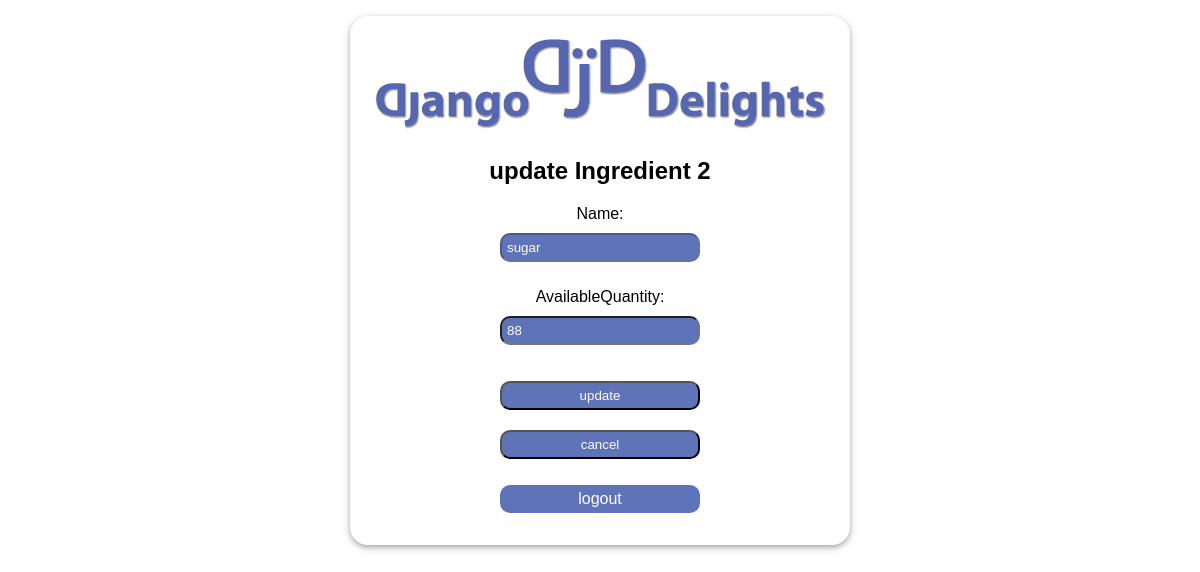
Before: /inventory/2/update/ (signed in) with the older database file.
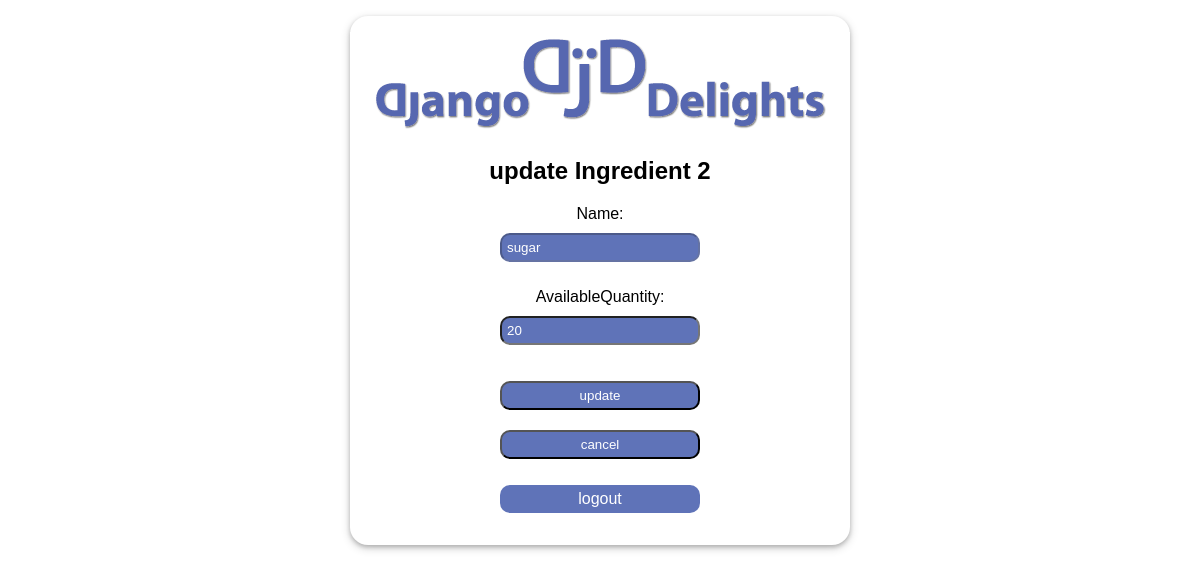
After: the same page with the newer database file.
### inventory/models.py (models this page shows, shortened)
class Ingredient(models.Model):
    OUNCE = 'oz'
    POUND = 'lb'
    UNIT_CHOICES = [
        (OUNCE,'ounce'),
        (POUND, 'pound')
    ]
    name = models.CharField(max_length=20)
    unit = models.CharField(max_length=2, choices=UNIT_CHOICES, default="oz")
    availableQuantity = models.IntegerField(default=10)
    unitPrice = models.DecimalField(max_digits=10, decimal_places=2)

### inventory/views.py (the view)
# urls.py: path('inventory/<pk>/update/', views.UpdateIngredient.as_view(), name='update_ingredient'),
class UpdateIngredient(LoginRequiredMixin, UpdateView):
    model = Ingredient
    template_name = "inventory/update_ingredient.html"
    form_class = IngredientUpdateForm

### inventory/forms.py
class IngredientUpdateForm(forms.ModelForm):
    disabled_fields = ('name',)
    class Meta:
        model = Ingredient
        fields = ["name", "availableQuantity"]
    def __init__(self, *args, **kwargs):
        super(IngredientUpdateForm, self).__init__(*args, **kwargs)
        for field in self.disabled_fields:
            self.fields[field].disabled = True

### inventory/templates/inventory/update_ingredient.html (shortened to what this page needs)
{% extends './base.html' %}
{% block content %}
<h2>update Ingredient {{ view.kwargs.pk }}</h2>
<form method="post">
  <div class="actionpanel">
    {{ form.as_p }}
    <input type="submit" value="update" />
    <input type="button" value="cancel" onclick="history.back()">
  </div>
</form>
{% endblock %}

Changed rows visible on the page:
changed Ingredient "sugar": availableQuantity "88" → "20"
